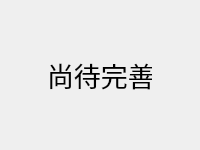
<?xml version="1.0" encoding="UTF-8"?>
<ui version="4.0">
 <class>Form</class>
 <widget class="QWidget" name="Form">
  <property name="geometry">
   <rect>
    <x>0</x>
    <y>0</y>
    <width>200</width>
    <height>150</height>
   </rect>
  </property>
  <property name="minimumSize">
   <size>
    <width>200</width>
    <height>150</height>
   </size>
  </property>
  <property name="maximumSize">
   <size>
    <width>200</width>
    <height>150</height>
   </size>
  </property>
  <property name="windowTitle">
   <string>尚待完善</string>
  </property>
  <property name="windowIcon">
   <iconset>
    <normaloff>icon.ico</normaloff>icon.ico</iconset>
  </property>
  <layout class="QVBoxLayout" name="verticalLayout">
   <item>
    <spacer name="verticalSpacer">
     <property name="orientation">
      <enum>Qt::Vertical</enum>
     </property>
     <property name="sizeHint" stdset="0">
      <size>
       <width>20</width>
       <height>31</height>
      </size>
     </property>
    </spacer>
   </item>
   <item>
    <layout class="QHBoxLayout" name="horizontalLayout">
     <item>
      <spacer name="horizontalSpacer">
       <property name="orientation">
        <enum>Qt::Horizontal</enum>
       </property>
       <property name="sizeHint" stdset="0">
        <size>
         <width>40</width>
         <height>20</height>
        </size>
       </property>
      </spacer>
     </item>
     <item>
      <widget class="QLabel" name="label">
       <property name="sizePolicy">
        <sizepolicy hsizetype="Fixed" vsizetype="Fixed">
         <horstretch>0</horstretch>
         <verstretch>0</verstretch>
        </sizepolicy>
       </property>
       <property name="minimumSize">
        <size>
         <width>105</width>
         <height>50</height>
        </size>
       </property>
       <property name="maximumSize">
        <size>
         <width>105</width>
         <height>16777215</height>
        </size>
       </property>
       <property name="font">
        <font>
         <family>Adobe 黑体 Std R</family>
         <pointsize>20</pointsize>
        </font>
       </property>
       <property name="autoFillBackground">
        <bool>false</bool>
       </property>
       <property name="text">
        <string>尚待完善</string>
       </property>
      </widget>
     </item>
     <item>
      <spacer name="horizontalSpacer_2">
       <property name="orientation">
        <enum>Qt::Horizontal</enum>
       </property>
       <property name="sizeHint" stdset="0">
        <size>
         <width>40</width>
         <height>20</height>
        </size>
       </property>
      </spacer>
     </item>
    </layout>
   </item>
   <item>
    <spacer name="verticalSpacer_2">
     <property name="orientation">
      <enum>Qt::Vertical</enum>
     </property>
     <property name="sizeHint" stdset="0">
      <size>
       <width>20</width>
       <height>31</height>
      </size>
     </property>
    </spacer>
   </item>
  </layout>
 </widget>
 <resources>
  <include location="icon_Trandict.qrc"/>
 </resources>
 <connections/>
</ui>
